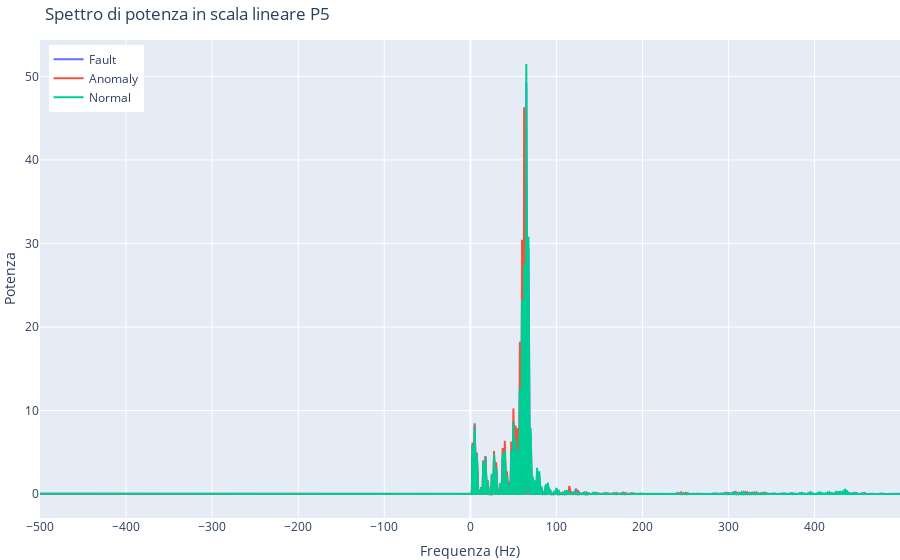

The notebook cell saved with this chart:
### Code cell
trace_fault = go.Scatter(x=positive_freqs, y=power_spectrum_fault_positive, mode='lines', name='Fault')
trace_anomaly = go.Scatter(x=positive_freqs, y=power_spectrum_anomaly_positive, mode='lines', name='Anomaly')
trace_normal = go.Scatter(x=positive_freqs, y=power_spectrum_normal_positive, mode='lines', name='Normal')


layout = go.Layout(
    title='Spettro di potenza in scala lineare P5',
    xaxis=dict(title='Frequenza (Hz)'),
    yaxis=dict(title='Potenza'),
    legend=dict(x=0.01, y=0.99),
    margin=dict(l=40, r=0, t=40, b=30)
)

fig = go.Figure(data=[trace_fault, trace_anomaly, trace_normal], layout=layout)

fig.show()

### Figure 1 — Plotly figure (JSON) as saved in the notebook; plotly's stock layout.template omitted (floating-point values rounded to 4 significant figures; data arrays with more than 128 entries replaced by an {"elided": "..."} marker saying what was removed)
{"data": [{"mode": "lines", "name": "Fault", "type": "scatter", "x": {"elided": "600 float values"}, "y": {"elided": "600 float values"}}, {"mode": "lines", "name": "Anomaly", "type": "scatter", "x": {"elided": "600 float values"}, "y": {"elided": "600 float values"}}, {"mode": "lines", "name": "Normal", "type": "scatter", "x": {"elided": "600 float values"}, "y": {"elided": "600 float values"}}], "layout": {"legend": {"x": 0.01, "y": 0.99}, "margin": {"b": 30, "l": 40, "r": 0, "t": 40}, "title": {"text": "Spettro di potenza in scala lineare P5"}, "xaxis": {"title": {"text": "Frequenza (Hz)"}}, "yaxis": {"title": {"text": "Potenza"}}}}
